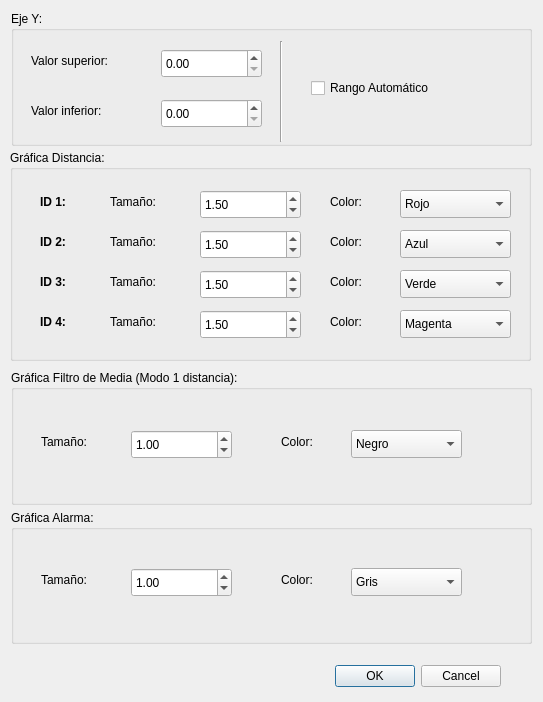
<?xml version="1.0" encoding="UTF-8"?>
<ui version="4.0">
 <class>Dialog_dist_graph_config</class>
 <widget class="QDialog" name="Dialog_dist_graph_config">
  <property name="geometry">
   <rect>
    <x>0</x>
    <y>0</y>
    <width>543</width>
    <height>702</height>
   </rect>
  </property>
  <property name="windowTitle">
   <string>Dialog</string>
  </property>
  <widget class="QDialogButtonBox" name="buttonBox">
   <property name="geometry">
    <rect>
     <x>160</x>
     <y>660</y>
     <width>341</width>
     <height>32</height>
    </rect>
   </property>
   <property name="orientation">
    <enum>Qt::Horizontal</enum>
   </property>
   <property name="standardButtons">
    <set>QDialogButtonBox::Cancel|QDialogButtonBox::Ok</set>
   </property>
  </widget>
  <widget class="QGroupBox" name="groupBox_2">
   <property name="geometry">
    <rect>
     <x>10</x>
     <y>150</y>
     <width>521</width>
     <height>211</height>
    </rect>
   </property>
   <property name="title">
    <string>Gráfica Distancia:</string>
   </property>
   <widget class="QLabel" name="label_3">
    <property name="geometry">
     <rect>
      <x>100</x>
      <y>42</y>
      <width>63</width>
      <height>20</height>
     </rect>
    </property>
    <property name="text">
     <string>Tamaño:</string>
    </property>
   </widget>
   <widget class="QDoubleSpinBox" name="tam_graph0">
    <property name="geometry">
     <rect>
      <x>190</x>
      <y>40</y>
      <width>101</width>
      <height>29</height>
     </rect>
    </property>
    <property name="value">
     <double>1.500000000000000</double>
    </property>
   </widget>
   <widget class="QLabel" name="label_4">
    <property name="geometry">
     <rect>
      <x>320</x>
      <y>42</y>
      <width>63</width>
      <height>20</height>
     </rect>
    </property>
    <property name="text">
     <string>Color:</string>
    </property>
   </widget>
   <widget class="QComboBox" name="comboBox">
    <property name="geometry">
     <rect>
      <x>390</x>
      <y>40</y>
      <width>111</width>
      <height>28</height>
     </rect>
    </property>
    <item>
     <property name="text">
      <string>Rojo</string>
     </property>
    </item>
    <item>
     <property name="text">
      <string>Azul</string>
     </property>
    </item>
    <item>
     <property name="text">
      <string>Verde</string>
     </property>
    </item>
    <item>
     <property name="text">
      <string>Gris</string>
     </property>
    </item>
    <item>
     <property name="text">
      <string>Magenta</string>
     </property>
    </item>
    <item>
     <property name="text">
      <string>Cyan</string>
     </property>
    </item>
    <item>
     <property name="text">
      <string>Negro</string>
     </property>
    </item>
    <item>
     <property name="text">
      <string>Amarillo</string>
     </property>
    </item>
   </widget>
   <widget class="QDoubleSpinBox" name="tam_graph0_2">
    <property name="geometry">
     <rect>
      <x>190</x>
      <y>80</y>
      <width>101</width>
      <height>29</height>
     </rect>
    </property>
    <property name="value">
     <double>1.500000000000000</double>
    </property>
   </widget>
   <widget class="QLabel" name="label_9">
    <property name="geometry">
     <rect>
      <x>320</x>
      <y>82</y>
      <width>63</width>
      <height>20</height>
     </rect>
    </property>
    <property name="text">
     <string>Color:</string>
    </property>
   </widget>
   <widget class="QLabel" name="label_10">
    <property name="geometry">
     <rect>
      <x>100</x>
      <y>82</y>
      <width>63</width>
      <height>20</height>
     </rect>
    </property>
    <property name="text">
     <string>Tamaño:</string>
    </property>
   </widget>
   <widget class="QComboBox" name="comboBox_4">
    <property name="geometry">
     <rect>
      <x>390</x>
      <y>80</y>
      <width>111</width>
      <height>28</height>
     </rect>
    </property>
    <property name="currentIndex">
     <number>1</number>
    </property>
    <item>
     <property name="text">
      <string>Rojo</string>
     </property>
    </item>
    <item>
     <property name="text">
      <string>Azul</string>
     </property>
    </item>
    <item>
     <property name="text">
      <string>Verde</string>
     </property>
    </item>
    <item>
     <property name="text">
      <string>Gris</string>
     </property>
    </item>
    <item>
     <property name="text">
      <string>Magenta</string>
     </property>
    </item>
    <item>
     <property name="text">
      <string>Cyan</string>
     </property>
    </item>
    <item>
     <property name="text">
      <string>Negro</string>
     </property>
    </item>
    <item>
     <property name="text">
      <string>Amarillo</string>
     </property>
    </item>
   </widget>
   <widget class="QDoubleSpinBox" name="tam_graph0_3">
    <property name="geometry">
     <rect>
      <x>190</x>
      <y>120</y>
      <width>101</width>
      <height>29</height>
     </rect>
    </property>
    <property name="value">
     <double>1.500000000000000</double>
    </property>
   </widget>
   <widget class="QLabel" name="label_11">
    <property name="geometry">
     <rect>
      <x>320</x>
      <y>122</y>
      <width>63</width>
      <height>20</height>
     </rect>
    </property>
    <property name="text">
     <string>Color:</string>
    </property>
   </widget>
   <widget class="QLabel" name="label_12">
    <property name="geometry">
     <rect>
      <x>100</x>
      <y>122</y>
      <width>63</width>
      <height>20</height>
     </rect>
    </property>
    <property name="text">
     <string>Tamaño:</string>
    </property>
   </widget>
   <widget class="QComboBox" name="comboBox_5">
    <property name="geometry">
     <rect>
      <x>390</x>
      <y>120</y>
      <width>111</width>
      <height>28</height>
     </rect>
    </property>
    <property name="currentIndex">
     <number>2</number>
    </property>
    <item>
     <property name="text">
      <string>Rojo</string>
     </property>
    </item>
    <item>
     <property name="text">
      <string>Azul</string>
     </property>
    </item>
    <item>
     <property name="text">
      <string>Verde</string>
     </property>
    </item>
    <item>
     <property name="text">
      <string>Gris</string>
     </property>
    </item>
    <item>
     <property name="text">
      <string>Magenta</string>
     </property>
    </item>
    <item>
     <property name="text">
      <string>Cyan</string>
     </property>
    </item>
    <item>
     <property name="text">
      <string>Negro</string>
     </property>
    </item>
    <item>
     <property name="text">
      <string>Amarillo</string>
     </property>
    </item>
   </widget>
   <widget class="QDoubleSpinBox" name="tam_graph0_4">
    <property name="geometry">
     <rect>
      <x>190</x>
      <y>160</y>
      <width>101</width>
      <height>29</height>
     </rect>
    </property>
    <property name="value">
     <double>1.500000000000000</double>
    </property>
   </widget>
   <widget class="QLabel" name="label_13">
    <property name="geometry">
     <rect>
      <x>320</x>
      <y>162</y>
      <width>63</width>
      <height>20</height>
     </rect>
    </property>
    <property name="text">
     <string>Color:</string>
    </property>
   </widget>
   <widget class="QLabel" name="label_14">
    <property name="geometry">
     <rect>
      <x>100</x>
      <y>162</y>
      <width>63</width>
      <height>20</height>
     </rect>
    </property>
    <property name="text">
     <string>Tamaño:</string>
    </property>
   </widget>
   <widget class="QComboBox" name="comboBox_6">
    <property name="geometry">
     <rect>
      <x>390</x>
      <y>160</y>
      <width>111</width>
      <height>28</height>
     </rect>
    </property>
    <property name="currentIndex">
     <number>4</number>
    </property>
    <item>
     <property name="text">
      <string>Rojo</string>
     </property>
    </item>
    <item>
     <property name="text">
      <string>Azul</string>
     </property>
    </item>
    <item>
     <property name="text">
      <string>Verde</string>
     </property>
    </item>
    <item>
     <property name="text">
      <string>Gris</string>
     </property>
    </item>
    <item>
     <property name="text">
      <string>Magenta</string>
     </property>
    </item>
    <item>
     <property name="text">
      <string>Cyan</string>
     </property>
    </item>
    <item>
     <property name="text">
      <string>Negro</string>
     </property>
    </item>
    <item>
     <property name="text">
      <string>Amarillo</string>
     </property>
    </item>
   </widget>
   <widget class="QLabel" name="label_15">
    <property name="geometry">
     <rect>
      <x>30</x>
      <y>42</y>
      <width>63</width>
      <height>20</height>
     </rect>
    </property>
    <property name="font">
     <font>
      <bold>true</bold>
     </font>
    </property>
    <property name="text">
     <string>ID 1:</string>
    </property>
   </widget>
   <widget class="QLabel" name="label_16">
    <property name="geometry">
     <rect>
      <x>30</x>
      <y>82</y>
      <width>63</width>
      <height>20</height>
     </rect>
    </property>
    <property name="font">
     <font>
      <bold>true</bold>
     </font>
    </property>
    <property name="text">
     <string>ID 2:</string>
    </property>
   </widget>
   <widget class="QLabel" name="label_17">
    <property name="geometry">
     <rect>
      <x>30</x>
      <y>122</y>
      <width>63</width>
      <height>20</height>
     </rect>
    </property>
    <property name="font">
     <font>
      <bold>true</bold>
     </font>
    </property>
    <property name="text">
     <string>ID 3:</string>
    </property>
   </widget>
   <widget class="QLabel" name="label_18">
    <property name="geometry">
     <rect>
      <x>30</x>
      <y>162</y>
      <width>63</width>
      <height>20</height>
     </rect>
    </property>
    <property name="font">
     <font>
      <bold>true</bold>
     </font>
    </property>
    <property name="text">
     <string>ID 4:</string>
    </property>
   </widget>
  </widget>
  <widget class="QGroupBox" name="groupBox">
   <property name="geometry">
    <rect>
     <x>11</x>
     <y>11</y>
     <width>521</width>
     <height>135</height>
    </rect>
   </property>
   <property name="title">
    <string>Eje Y:</string>
   </property>
   <widget class="QLabel" name="label">
    <property name="geometry">
     <rect>
      <x>20</x>
      <y>40</y>
      <width>111</width>
      <height>20</height>
     </rect>
    </property>
    <property name="text">
     <string>Valor superior:</string>
    </property>
   </widget>
   <widget class="QLabel" name="label_2">
    <property name="geometry">
     <rect>
      <x>20</x>
      <y>90</y>
      <width>111</width>
      <height>20</height>
     </rect>
    </property>
    <property name="text">
     <string>Valor inferior:</string>
    </property>
   </widget>
   <widget class="QDoubleSpinBox" name="uppervalue">
    <property name="geometry">
     <rect>
      <x>150</x>
      <y>38</y>
      <width>101</width>
      <height>29</height>
     </rect>
    </property>
   </widget>
   <widget class="QDoubleSpinBox" name="lowervalue">
    <property name="geometry">
     <rect>
      <x>150</x>
      <y>88</y>
      <width>101</width>
      <height>29</height>
     </rect>
    </property>
   </widget>
   <widget class="Line" name="line">
    <property name="geometry">
     <rect>
      <x>260</x>
      <y>30</y>
      <width>20</width>
      <height>101</height>
     </rect>
    </property>
    <property name="orientation">
     <enum>Qt::Vertical</enum>
    </property>
   </widget>
   <widget class="QCheckBox" name="checkBox">
    <property name="geometry">
     <rect>
      <x>300</x>
      <y>64</y>
      <width>161</width>
      <height>26</height>
     </rect>
    </property>
    <property name="text">
     <string>Rango Automático</string>
    </property>
   </widget>
  </widget>
  <widget class="QGroupBox" name="groupBox_4">
   <property name="geometry">
    <rect>
     <x>11</x>
     <y>510</y>
     <width>521</width>
     <height>134</height>
    </rect>
   </property>
   <property name="title">
    <string>Gráfica Alarma:</string>
   </property>
   <widget class="QDoubleSpinBox" name="tam_graph2">
    <property name="geometry">
     <rect>
      <x>120</x>
      <y>58</y>
      <width>101</width>
      <height>29</height>
     </rect>
    </property>
    <property name="value">
     <double>1.000000000000000</double>
    </property>
   </widget>
   <widget class="QComboBox" name="comboBox_3">
    <property name="geometry">
     <rect>
      <x>340</x>
      <y>58</y>
      <width>111</width>
      <height>28</height>
     </rect>
    </property>
    <property name="currentIndex">
     <number>3</number>
    </property>
    <item>
     <property name="text">
      <string>Rojo</string>
     </property>
    </item>
    <item>
     <property name="text">
      <string>Azul</string>
     </property>
    </item>
    <item>
     <property name="text">
      <string>Verde</string>
     </property>
    </item>
    <item>
     <property name="text">
      <string>Gris</string>
     </property>
    </item>
    <item>
     <property name="text">
      <string>Magenta</string>
     </property>
    </item>
    <item>
     <property name="text">
      <string>Cyan</string>
     </property>
    </item>
    <item>
     <property name="text">
      <string>Negro</string>
     </property>
    </item>
    <item>
     <property name="text">
      <string>Marrón</string>
     </property>
    </item>
   </widget>
   <widget class="QLabel" name="label_7">
    <property name="geometry">
     <rect>
      <x>270</x>
      <y>60</y>
      <width>63</width>
      <height>20</height>
     </rect>
    </property>
    <property name="text">
     <string>Color:</string>
    </property>
   </widget>
   <widget class="QLabel" name="label_8">
    <property name="geometry">
     <rect>
      <x>30</x>
      <y>60</y>
      <width>63</width>
      <height>20</height>
     </rect>
    </property>
    <property name="text">
     <string>Tamaño:</string>
    </property>
   </widget>
  </widget>
  <widget class="QGroupBox" name="groupBox_3">
   <property name="geometry">
    <rect>
     <x>11</x>
     <y>370</y>
     <width>521</width>
     <height>135</height>
    </rect>
   </property>
   <property name="title">
    <string>Gráfica Filtro de Media (Modo 1 distancia):</string>
   </property>
   <widget class="QDoubleSpinBox" name="tam_graph1">
    <property name="geometry">
     <rect>
      <x>120</x>
      <y>60</y>
      <width>101</width>
      <height>29</height>
     </rect>
    </property>
    <property name="value">
     <double>1.000000000000000</double>
    </property>
   </widget>
   <widget class="QLabel" name="label_5">
    <property name="geometry">
     <rect>
      <x>270</x>
      <y>62</y>
      <width>63</width>
      <height>20</height>
     </rect>
    </property>
    <property name="text">
     <string>Color:</string>
    </property>
   </widget>
   <widget class="QLabel" name="label_6">
    <property name="geometry">
     <rect>
      <x>30</x>
      <y>62</y>
      <width>63</width>
      <height>20</height>
     </rect>
    </property>
    <property name="text">
     <string>Tamaño:</string>
    </property>
   </widget>
   <widget class="QComboBox" name="comboBox_2">
    <property name="geometry">
     <rect>
      <x>340</x>
      <y>60</y>
      <width>111</width>
      <height>28</height>
     </rect>
    </property>
    <property name="currentIndex">
     <number>6</number>
    </property>
    <item>
     <property name="text">
      <string>Rojo</string>
     </property>
    </item>
    <item>
     <property name="text">
      <string>Azul</string>
     </property>
    </item>
    <item>
     <property name="text">
      <string>Verde</string>
     </property>
    </item>
    <item>
     <property name="text">
      <string>Gris</string>
     </property>
    </item>
    <item>
     <property name="text">
      <string>Magenta</string>
     </property>
    </item>
    <item>
     <property name="text">
      <string>Cyan</string>
     </property>
    </item>
    <item>
     <property name="text">
      <string>Negro</string>
     </property>
    </item>
    <item>
     <property name="text">
      <string>Marrón</string>
     </property>
    </item>
   </widget>
  </widget>
 </widget>
 <resources/>
 <connections>
  <connection>
   <sender>buttonBox</sender>
   <signal>accepted()</signal>
   <receiver>Dialog_dist_graph_config</receiver>
   <slot>accept()</slot>
   <hints>
    <hint type="sourcelabel">
     <x>248</x>
     <y>254</y>
    </hint>
    <hint type="destinationlabel">
     <x>157</x>
     <y>274</y>
    </hint>
   </hints>
  </connection>
  <connection>
   <sender>buttonBox</sender>
   <signal>rejected()</signal>
   <receiver>Dialog_dist_graph_config</receiver>
   <slot>reject()</slot>
   <hints>
    <hint type="sourcelabel">
     <x>316</x>
     <y>260</y>
    </hint>
    <hint type="destinationlabel">
     <x>286</x>
     <y>274</y>
    </hint>
   </hints>
  </connection>
 </connections>
</ui>
